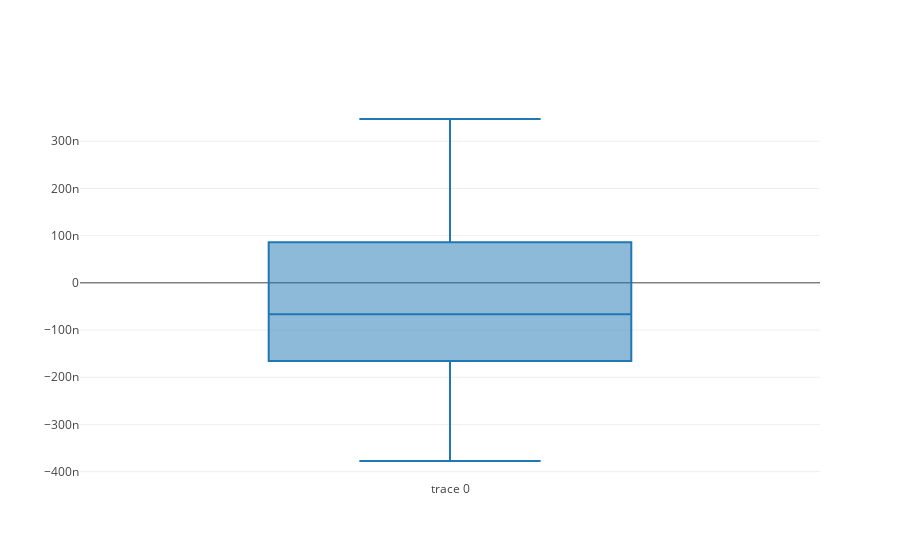

The code cell stored with this chart in its notebook:
### Markdown cell above
## BOX PLOT FOR REGRESSION ##

### Code cell
trace1 = go.Box(y = (reg.predict(X_test) - Y_test))
data = [trace1]
plot.iplot(data)

### Figure 1 — Plotly figure (JSON) as saved in the notebook; plotly's stock layout.template omitted (floating-point values rounded to 4 significant figures)
{"data": [{"type": "box", "y": [2.847e-09, 5.669e-08, 6.233e-08, -6.009e-08, 1.229e-07, -7.311e-08, -2.184e-07, -8.241e-08, 3.216e-07, -1.792e-07, -3.812e-08, -3.704e-07, -1.523e-07, -1.971e-07, 3.471e-07, -9.633e-08, 1.892e-07, -3.774e-07, -1.313e-07, 1.098e-07]}], "layout": {}}
